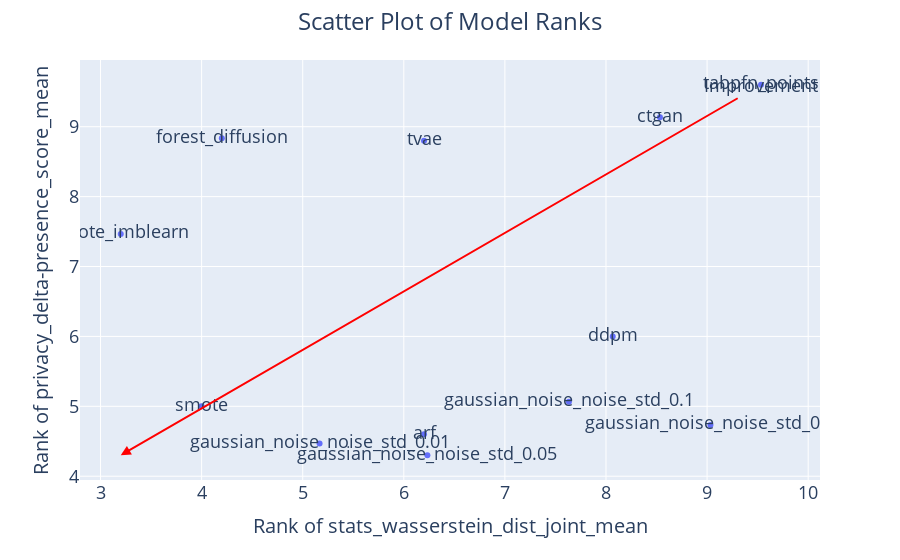

Notebook cell for this chart:
### Code cell
plot_two_scores(score_1 = "stats_wasserstein_dist_joint_mean", score_2 = "privacy_delta-presence_score_mean")

### Figure 1 — Plotly figure (JSON) as saved in the notebook; plotly's stock layout.template omitted (floating-point values rounded to 4 significant figures)
{"data": [{"hovertemplate": "rank_stats_wasserstein_dist_joint_mean=%{x}<br>rank_privacy_delta-presence_score_mean=%{y}<br>model_name=%{text}<extra></extra>", "legendgroup": "", "marker": {"color": "#636efa", "symbol": "circle"}, "mode": "markers+text", "name": "", "orientation": "v", "showlegend": false, "text": ["arf", "ctgan", "ddpm", "forest_diffusion", "gaussian_noise_noise_std_0.01", "gaussian_noise_noise_std_0.05", "gaussian_noise_noise_std_0.1", "gaussian_noise_noise_std_0.2", "smote", "smote_imblearn", "tabpfn_points", "tvae"], "type": "scatter", "x": [6.2, 8.533, 8.067, 4.2, 5.167, 6.233, 7.633, 9.033, 4, 3.2, 9.533, 6.2], "xaxis": "x", "y": [4.6, 9.133, 6, 8.833, 4.467, 4.3, 5.067, 4.733, 5, 7.467, 9.6, 8.8], "yaxis": "y"}], "layout": {"annotations": [{"arrowcolor": "red", "arrowhead": 2, "arrowsize": 1, "arrowwidth": 2, "ax": 9.533, "axref": "x", "ay": 9.6, "ayref": "y", "showarrow": true, "text": "Improvement", "x": 3.2, "xref": "x", "y": 4.3, "yref": "y"}], "font": {"size": 18}, "legend": {"tracegroupgap": 0}, "margin": {"t": 60}, "title": {"font": {"size": 24}, "text": "Scatter Plot of Model Ranks", "x": 0.5, "xanchor": "center"}, "xaxis": {"anchor": "y", "domain": [0, 1], "title": {"font": {"size": 20}, "text": "Rank of stats_wasserstein_dist_joint_mean"}}, "yaxis": {"anchor": "x", "domain": [0, 1], "title": {"font": {"size": 20}, "text": "Rank of privacy_delta-presence_score_mean"}}}}
